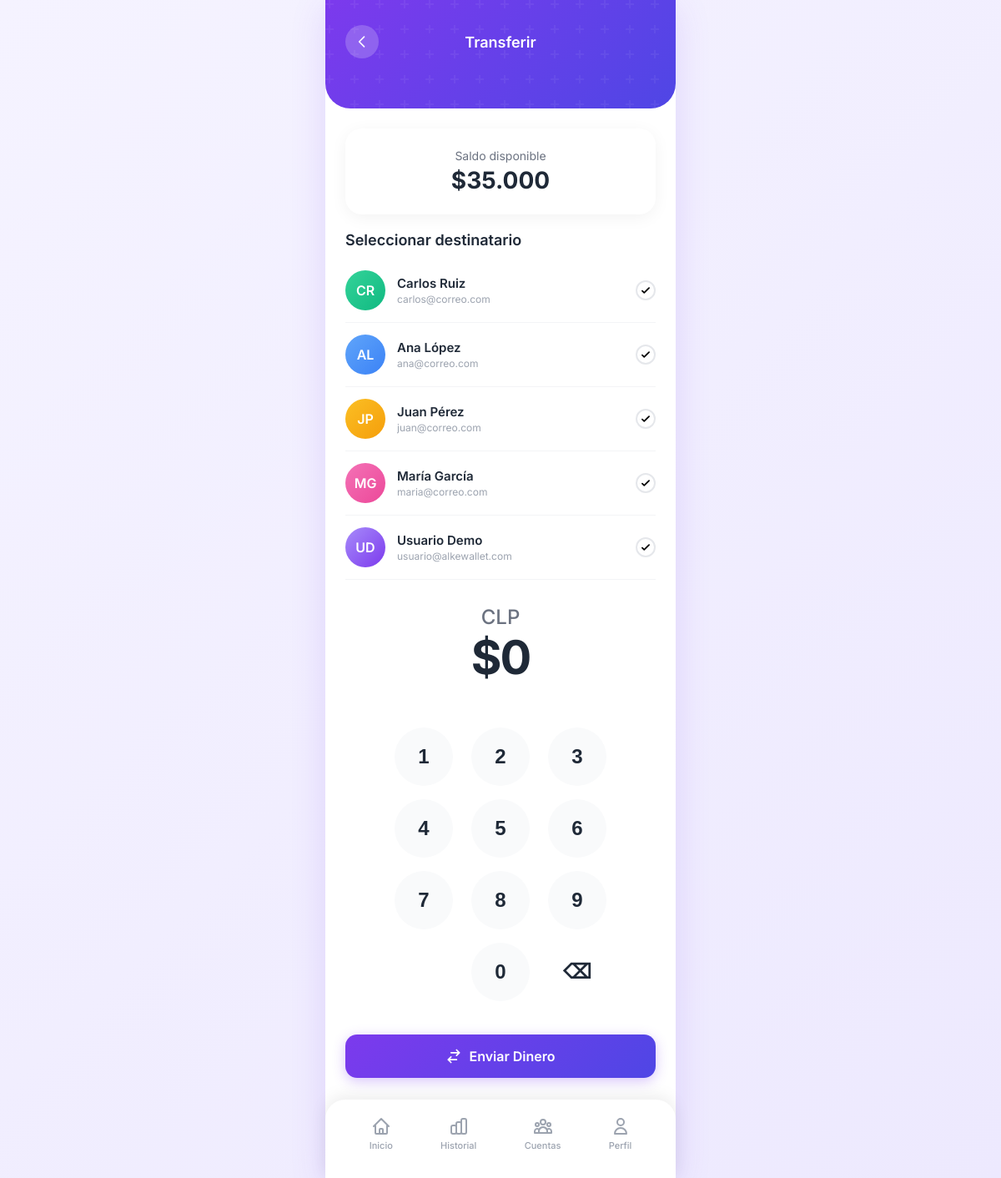
The page /transferir/ on the database its author committed.
### wallet/models.py (models this page shows, shortened)
class Cuenta(models.Model):
    nombre = models.CharField(max_length=100)
    email = models.EmailField(unique=True)
    telefono = models.CharField(max_length=20, blank=True)
    saldo = models.DecimalField(max_digits=12, decimal_places=0, default=0)
    moneda = models.ForeignKey(Moneda, on_delete=models.PROTECT, related_name='cuentas')
    fecha_creacion = models.DateTimeField(auto_now_add=True)
    activa = models.BooleanField(default=True)
    class Meta:
        verbose_name = 'Cuenta'
        verbose_name_plural = 'Cuentas'
        ordering = ['-fecha_creacion']

### wallet/views.py (the view, shortened to what this page needs)
# urls.py: path('transferir/', views.transferir, name='transferir'),
def transferir(request):
    cuentas = Cuenta.objects.filter(activa=True)
    cuenta_principal = cuentas.first()
    otras_cuentas = cuentas.exclude(pk=cuenta_principal.pk) if cuenta_principal else cuentas
    contactos = []
    colores = ['green', 'blue', 'orange', 'pink', 'purple']
    for i, cuenta in enumerate(otras_cuentas):
        iniciales = ''.join([p[0].upper() for p in cuenta.nombre.split()[:2]])
        contactos.append({
            'id': cuenta.pk,
            'iniciales': iniciales,
            'nombre': cuenta.nombre,
            'email': cuenta.email,
            'color': colores[i % len(colores)],
        })
    contexto = {
        'titulo': 'Transferir',
        'saldo': f'{cuenta_principal.moneda.simbolo}{cuenta_principal.saldo:,.0f}'.replace(',', '.') if cuenta_principal else '$0',
        'contactos': contactos,
        'cuenta_principal': cuenta_principal,
    }
    return render(request, 'wallet/transferir.html', contexto)

### wallet/templates/wallet/transferir.html (shortened to what this page needs)
{% extends "wallet/base.html" %}
{% block content %}
<div class="wallet-header" style="padding-bottom: 40px;">
  <div class="header-top">
    <a href="{% url 'wallet:inicio' %}" class="header-icon" title="Volver">
      <svg xmlns="http://www.w3.org/2000/svg" width="20" height="20" fill="none" viewBox="0 0 24 24" stroke="currentColor">
        <path stroke-linecap="round" stroke-linejoin="round" stroke-width="2" d="M15 19l-7-7 7-7" />
      </svg>
    </a>
    <h2 style="font-size: 18px; font-weight: 600; color: white; margin: 0;">Transferir</h2>
  </div>
</div>
<div style="padding: 24px; padding-bottom: 120px;">
  <div class="stats-card" style="margin: 0 0 20px; text-align: center;">
    <div style="font-size: 14px; color: var(--text-gray); margin-bottom: 4px;">Saldo disponible</div>
    <div style="font-size: 28px; font-weight: 700; color: var(--text-dark);">{{ saldo }}</div>
  </div>
  <div class="section-title" style="padding: 0 0 12px;">
    <h3>Seleccionar destinatario</h3>
  </div>
  {% if contactos %}
  <div class="contact-list" id="contact-list">
    {% for contacto in contactos %}
    <div class="contact-item" data-contact="{{ contacto.id }}">
      <div class="contact-avatar {{ contacto.color }}">{{ contacto.iniciales }}</div>
      <div class="contact-info">
        <div class="contact-name">{{ contacto.nombre }}</div>
        <div class="contact-detail">{{ contacto.email }}</div>
      </div>
      <div class="contact-check">
        <svg xmlns="http://www.w3.org/2000/svg" width="14" height="14" fill="none" viewBox="0 0 24 24" stroke="currentColor">
          <path stroke-linecap="round" stroke-linejoin="round" stroke-width="3" d="M5 13l4 4L19 7" />
        </svg>
      </div>
    </div>
    {% endfor %}
  </div>
  {% else %}
  <div class="alert alert-info">
    <span>No hay otras cuentas disponibles. <a href="{% url 'wallet:cuenta_crear' %}">Crea una nueva cuenta</a> primero.</span>
  </div>
  {% endif %}
  <div class="amount-display" style="margin: 30px 0;">
    <div class="amount-currency">CLP</div>
    <div class="amount-value" id="amount-display">$0</div>
  </div>
  <div class="numpad" id="numpad">
    <button type="button" class="numpad-btn" data-num="1">1</button>
    <button type="button" class="numpad-btn" data-num="2">2</button>
    <button type="button" class="numpad-btn" data-num="3">3</button>
    <button type="button" class="numpad-btn" data-num="4">4</button>
    <button type="button" class="numpad-btn" data-num="5">5</button>
    <button type="button" class="numpad-btn" data-num="6">6</button>
    <button type="button" class="numpad-btn" data-num="7">7</button>
    <button type="button" class="numpad-btn" data-num="8">8</button>
    <button type="button" class="numpad-btn" data-num="9">9</button>
    <button type="button" class="numpad-btn" style="background: transparent; cursor: default;"></button>
    <button type="button" class="numpad-btn" data-num="0">0</button>
    <button type="button" class="numpad-btn" data-action="delete" style="background: transparent;">⌫</button>
  </div>
  <form method="POST" action="{% url 'wallet:transferir' %}" id="transfer-form">
    <button type="submit" class="btn btn-primary w-100" id="btn-send" style="margin-top: 20px;">
      <svg xmlns="http://www.w3.org/2000/svg" width="20" height="20" fill="none" viewBox="0 0 24 24" stroke="currentColor">
        <path stroke-linecap="round" stroke-linejoin="round" stroke-width="2" d="M8 7h12m0 0l-4-4m4 4l-4 4m0 6H4m0 0l4 4m-4-4l4-4" />
      </svg>
      Enviar Dinero
    </button>
  </form>
</div>
{% endblock %}

### wallet/static/wallet/css/styles.css (style rules this page uses)
:root { --primary-purple: #7C3AED; --primary-dark: #5B21B6; --primary-light: #A78BFA; --gradient-start: #7C3AED; --gradient-end: #4F46E5; --success-green: #10B981; --warning-orange: #F59E0B; --danger-red: #EF4444; --bg-light: #F5F3FF; --bg-dark: #1F2937; --text-dark: #1F2937; --text-gray: #6B7280; --text-light: #9CA3AF; --card-shadow: 0 10px 40px rgba(124, 58, 237, 0.15); --card-shadow-hover: 0 20px 60px rgba(124, 58, 237, 0.25); }
* { margin: 0; padding: 0; box-sizing: border-box; }
body { font-family: 'Inter', 'Segoe UI', -apple-system, BlinkMacSystemFont, sans-serif; background: linear-gradient(135deg, var(--bg-light) 0%, #EDE9FE 100%); min-height: 100vh; padding: 0; }
.wallet-header { background: linear-gradient(135deg, var(--gradient-start) 0%, var(--gradient-end) 100%); padding: 30px 24px 80px; border-radius: 0 0 30px 30px; position: relative; color: white; }
.wallet-header::before { content: ''; position: absolute; top: 0; left: 0; right: 0; bottom: 0; border-radius: 0 0 30px 30px; }
.header-top { display: flex; justify-content: space-between; align-items: center; margin-bottom: 20px; position: relative; z-index: 1; }
.header-icon { width: 40px; height: 40px; background: rgba(255, 255, 255, 0.2); border-radius: 50%; display: flex; align-items: center; justify-content: center; cursor: pointer; transition: all 0.3s ease; border: none; color: white; text-decoration: none; }
.section-title { display: flex; justify-content: space-between; align-items: center; padding: 20px 24px 12px; }
.section-title h3 { font-size: 18px; font-weight: 600; color: var(--text-dark); }
.contact-list { padding: 0; }
.contact-item { display: flex; align-items: center; gap: 14px; padding: 14px 0; border-bottom: 1px solid #F3F4F6; cursor: pointer; transition: all 0.2s ease; }
.contact-avatar { width: 48px; height: 48px; border-radius: 50%; background: linear-gradient(135deg, var(--primary-light) 0%, var(--primary-purple) 100%); display: flex; align-items: center; justify-content: center; color: white; font-weight: 600; font-size: 16px; flex-shrink: 0; }
.contact-avatar.green { background: linear-gradient(135deg, #34D399 0%, #10B981 100%); }
.contact-avatar.blue { background: linear-gradient(135deg, #60A5FA 0%, #3B82F6 100%); }
.contact-avatar.orange { background: linear-gradient(135deg, #FBBF24 0%, #F59E0B 100%); }
.contact-avatar.pink { background: linear-gradient(135deg, #F472B6 0%, #EC4899 100%); }
.contact-info { flex: 1; min-width: 0; }
.contact-name { font-size: 15px; font-weight: 600; color: var(--text-dark); margin-bottom: 2px; }
.contact-detail { font-size: 12px; color: var(--text-light); white-space: nowrap; overflow: hidden; text-overflow: ellipsis; }
.contact-check { width: 24px; height: 24px; border-radius: 50%; border: 2px solid #E5E7EB; display: flex; align-items: center; justify-content: center; transition: all 0.2s ease; }
.amount-display { margin: 40px 0; text-align: center; }
.amount-currency { font-size: 24px; color: var(--text-gray); font-weight: 500; }
.amount-value { font-size: 56px; font-weight: 700; color: var(--text-dark); letter-spacing: -2px; }
.numpad { display: grid; grid-template-columns: repeat(3, 1fr); gap: 16px; padding: 20px; max-width: 300px; margin: 0 auto; }
.numpad-btn { width: 70px; height: 70px; border-radius: 50%; border: none; background: #F9FAFB; font-size: 24px; font-weight: 600; color: var(--text-dark); cursor: pointer; transition: all 0.2s ease; display: flex; align-items: center; justify-content: center; margin: 0 auto; }
.btn { padding: 16px 24px; border-radius: 14px; font-size: 16px; font-weight: 600; font-family: inherit; border: none; cursor: pointer; transition: all 0.3s ease; display: inline-flex; align-items: center; justify-content: center; gap: 8px; }
.btn-primary { background: linear-gradient(135deg, var(--gradient-start) 0%, var(--gradient-end) 100%); color: white; box-shadow: 0 4px 15px rgba(124, 58, 237, 0.3); }
.w-100 { width: 100%; }
.stats-card { background: white; border-radius: 20px; padding: 24px; box-shadow: 0 4px 20px rgba(0, 0, 0, 0.05); }
.wallet-header { animation: fadeIn 0.6s ease; }
.stats-card { animation: fadeInUp 0.5s ease 0.2s forwards; opacity: 0; }

### rows shown on the page
Cuenta: nombre "Carlos Ruiz", email "carlos@correo.com"
Cuenta: nombre "Ana López", email "ana@correo.com"
Cuenta: nombre "Juan Pérez", email "juan@correo.com"
Cuenta: nombre "María García", email "maria@correo.com"
Cuenta: nombre "Usuario Demo", email "usuario@alkewallet.com"

### other values the page prints
{{ saldo }} "$35.000"
{{ contacto.iniciales }} "CR" "AL" "JP" "MG" "UD"
